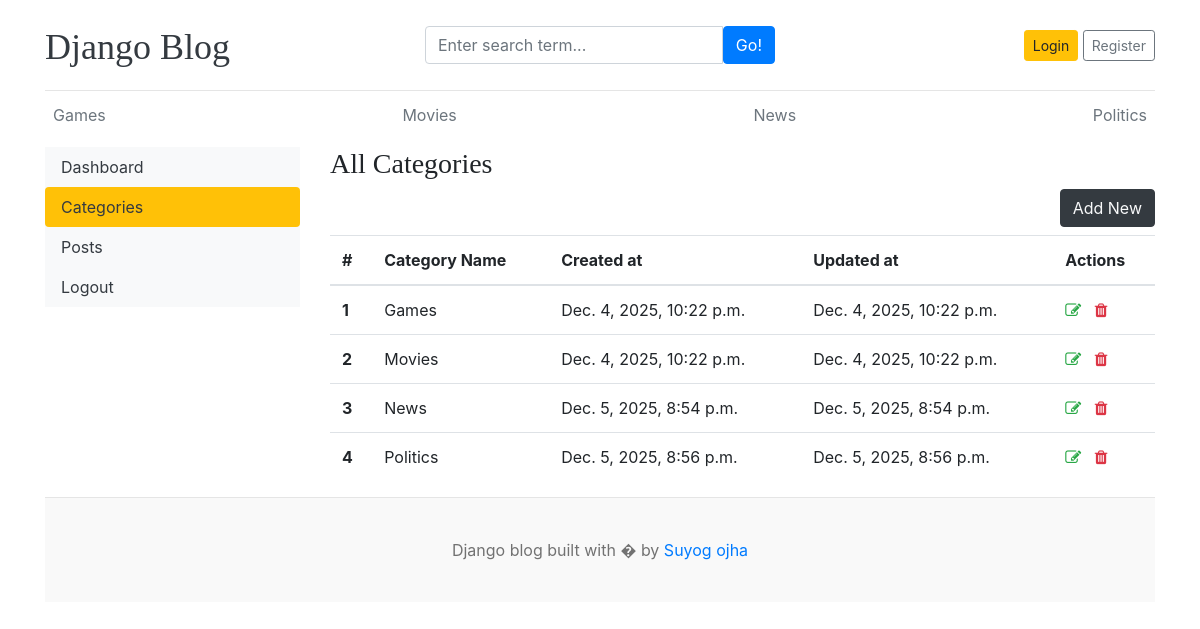
The page /dashboard/categories/ on the database as committed earlier.
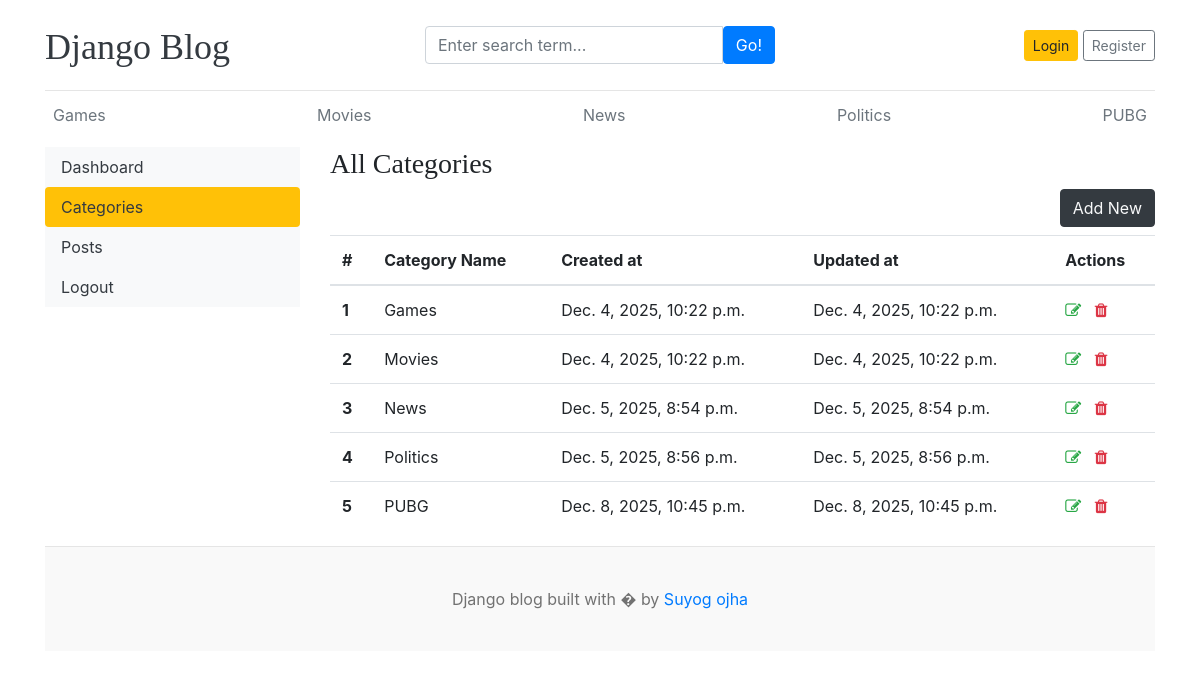
The same page on the database as committed later.
### blogs/models.py (models this page shows)
class Category(models.Model):
    category_name = models.CharField(max_length=50, unique=True)
    created_at = models.DateTimeField(auto_now_add=True)
    updated_at = models.DateTimeField(auto_now=True)
    class Meta:
        verbose_name_plural = 'categories'
    def __str__(self):
        return self.category_name

### dashboards/views.py (the view)
# urls.py: path('categories/', views.categories, name='categories'),
def categories(request):
    categories = Category.objects.all()
    context = {
        'categories': categories,
    }
    return render(request, 'dashboard/categories.html', context)

### blogs/context_processors.py (called while the page is built)
def get_categories(request):
    categories = Category.objects.all()
    return dict(categories=categories)

### templates/dashboard/categories.html (shortened to what this page needs)
{% extends 'base.html' %}
{% block content %}
    <div class="row">
        {% include 'dashboard/sidebar.html' %}
        <div class="col-md-9">
            <h3>All Categories</h3>
            <a href="{% url 'add_category' %}" class="btn btn-dark text-light float-right mb-2">Add New</a>
                <table class="table table-hover">
                    <thead>
                        <tr>
                        <th>#</th>
                        <th>Category Name</th>
                        <th>Created at</th>
                        <th>Updated at</th>
                        <th>Actions</th>
                        </tr>
                    </thead>
                    <tbody>
                        {% for cat in categories %}
                        <tr>
                        <th>{{ forloop.counter }}</th>
                        <td>{{ cat }}</td>
                        <td>{{ cat.created_at }}</td>
                        <td>{{ cat.updated_at }}</td>
                        <td>
                            <a href="{% url 'edit_category' cat.id %}"><i class="fa fa-edit text-success"></i></a>
                            <a href="{% url 'delete_category' cat.id %}"><i class="fa fa-trash text-danger"></i></a>
                        </td>
                        </tr>
                        {% endfor %}
                    </tbody>
                </table>
        </div>
    </div>
{% endblock %}

### templates/base.html (shortened to what this page needs)
{% load static %}
<!DOCTYPE html>
<html lang="en">
<head>
    <link href="https://getbootstrap.com/docs/4.0/dist/css/bootstrap.min.css" rel="stylesheet">
    <link rel="stylesheet" href="/static/css/blog.css" type="text/css">
    <link rel="stylesheet" href="https://cdnjs.cloudflare.com/ajax/libs/font-awesome/4.7.0/css/font-awesome.min.css">
  </head>
<body>
    <div class="container">
      <header class="blog-header py-3">
        <div class="row flex-nowrap justify-content-between align-items-center">
          <div class="col-4 pt-1">
            <a class="blog-header-logo text-dark" href="/">Django Blog</a>
          </div>
          <div class="col-4">
            <form action="{% url 'search' %}" method="GET">
              <div class="input-group">
                <input class="form-control" type="text" name="keyword" value="{{ keyword }}" placeholder="Enter search term..." aria-label="Enter search term..." aria-describedby="button-search" />
                <button type="submit" class="btn btn-primary" id="button-search" type="button">Go!</button>
            </div>
            </form>
          </div>
          <div class="col-4 d-flex justify-content-end align-items-center">
            {% if not user.is_authenticated %}
            <a class="btn btn-sm btn-warning" href="{% url 'login' %}">Login</a> &nbsp;
            <a class="btn btn-sm btn-outline-secondary" href="{% url 'register' %}">Register</a>
            {% else %}
            <span>Welcome, {{ user }} <a href="{% url 'dashboard' %}"><span>Dashboard</span></a> </span>
            &emsp;
            <span><a href="{% url 'logout' %}">Logout</a></span>
            {% endif %}
          </div>
        </div>
      </header>
      <div class="nav-scroller py-1 mb-2">
        <nav class="nav d-flex justify-content-between">
          {% for cat in categories %}
          <a class="p-2 text-muted" href="{% url 'posts_by_category' cat.id %}">{{ cat.category_name }}</a>
          {% endfor %}
        </nav>
      </div>
{% block content %}
{% endblock content %}
<footer class="blog-footer">
  <p>Django blog built with � by <a href="#">Suyog ojha</a></p>
</footer>
</body>
</html>

Rows that differ between the two databases and show on the page:
added Category: category_name "PUBG", created_at "Dec. 8, 2025, 10:45 p.m.", updated_at "Dec. 8, 2025, 10:45 p.m."
